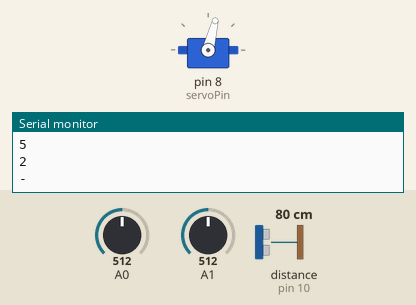
A sketch run on a simulated Arduino Uno, built with avr-gcc and run on an emulated ATmega328P. Parts: servo, the last lines printed to the serial monitor. Wiring (inferred from the names in the program): ultrasonic range finder: trigger pin 9; echo pin 10. Inputs (shaded band) come from the test bench; at power-on: distance to the obstacle (sensor on pin 10) 80 cm, A0 = 512, A1 = 512. The echo pulse lasts 58.3 µs per cm.

Above: at 5.5 s.
5.6 s: distance to the obstacle (sensor on pin 10) set to 2 cm
At 5.99 s:
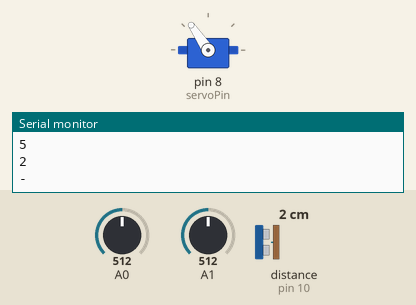
10.5 s: distance to the obstacle (sensor on pin 10) set to 9 cm
At 12.25 s:
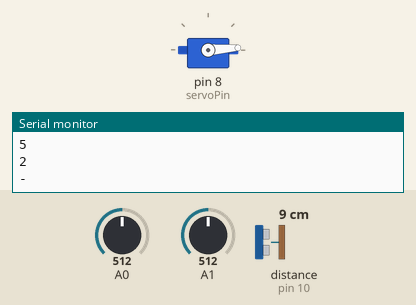
Timing chart, 0 to 21.4 s (numbered marks = the images above; inputs shaded):
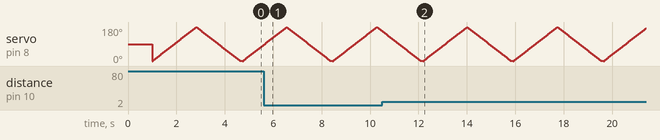

The sketch:

Robot.ino.ino
```cpp
#include <Servo.h>

int trigPin = 9;
int echoPin = 10;
int servoPin = 8;
Servo servo;
int angle = 0;

void setup() {

pinMode(trigPin, OUTPUT);
pinMode(echoPin, INPUT);
Serial.begin(9600);
servo.attach(servoPin);
}
void loop() {

digitalWrite(trigPin, LOW);
delayMicroseconds(2);
digitalWrite(trigPin,HIGH);
delayMicroseconds(10);
digitalWrite(trigPin,LOW);
int sensorValue = analogRead(A0)*5.0/1023;
float volts = analogRead(A1)*5.0/1023.0;
int distance2 = 13*pow(volts,-1);


long duration = pulseIn(echoPin,HIGH);

int distance = duration*0.343/20;

for(angle = 0;angle < 180; angle++)
{
  servo.write(angle);
  delay(10);

}
for(angle = 180;angle > 0; angle--)
{
  servo.write(angle);
  delay(10);
}

Serial.println(distance);
Serial.println(distance2);
Serial.println(sensorValue);
Serial.println('-');

delay(100);
}
```
